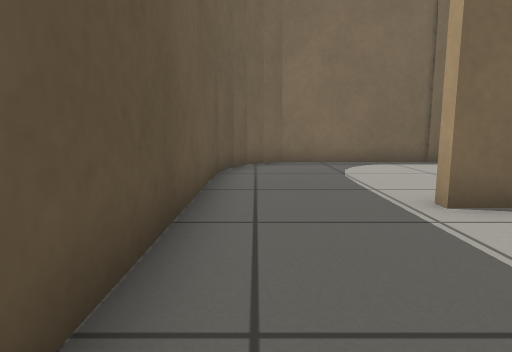
view 1 (above)

13 first-person views from a walk through a robot-simulator world made for Gazebo. The camera is 0.5 m above the floor, tilts 8° down and sees 75° across. The floor is counted in squares, 0.5 m on a side. Each view is taken from the middle of a square. On the plan, view 1 faces up. The plan holds only what a view shows up to about 12 squares ahead; the rest is blank.

view 2
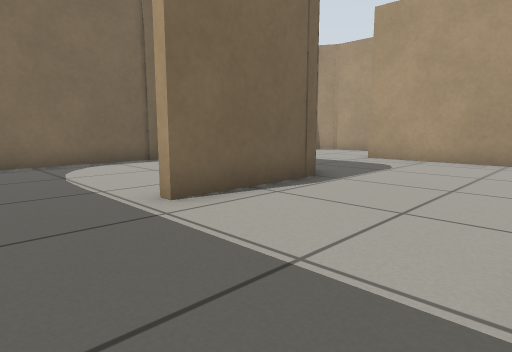

view 3
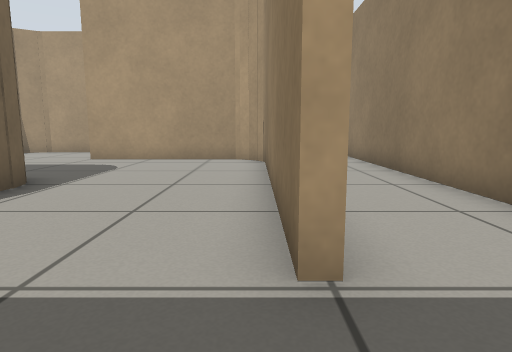

view 4
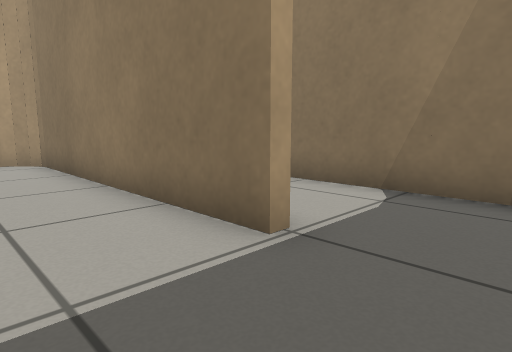

view 5
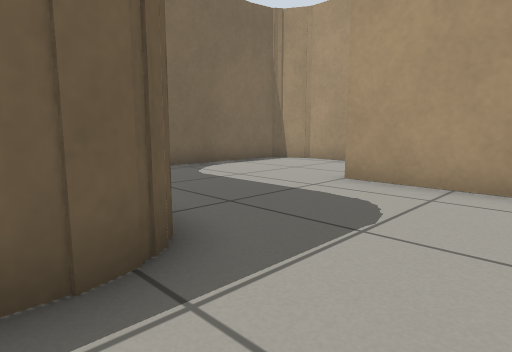

view 6
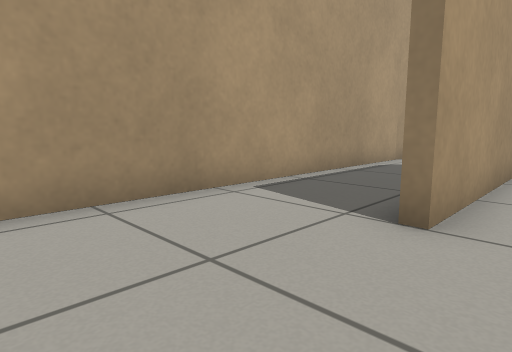

view 7
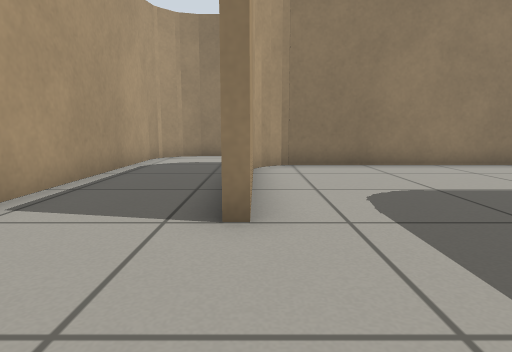

view 8
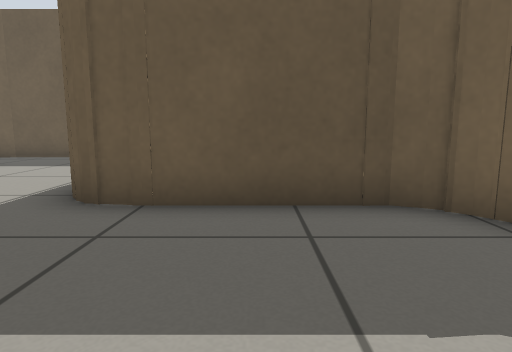

view 9
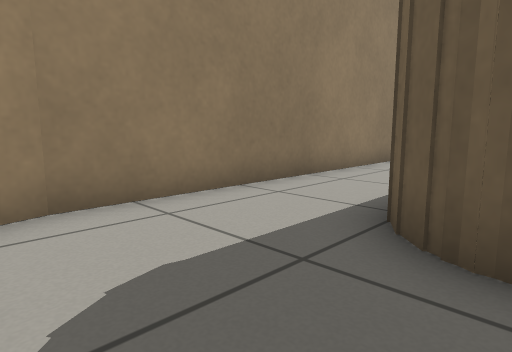

view 10
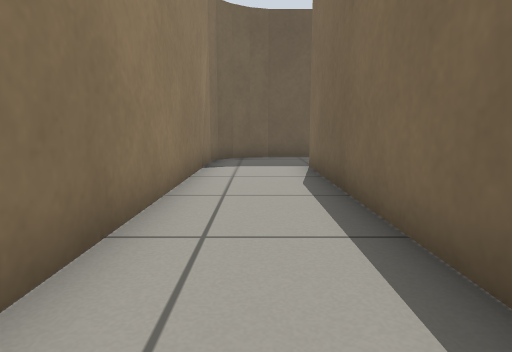

view 11
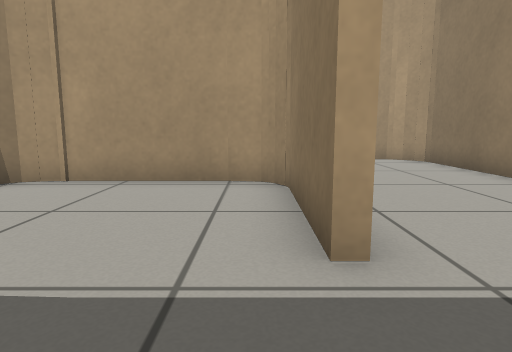

view 12
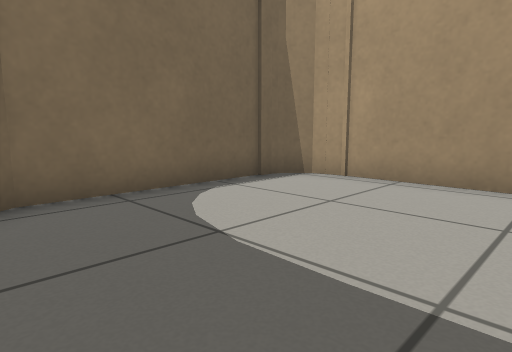

view 13
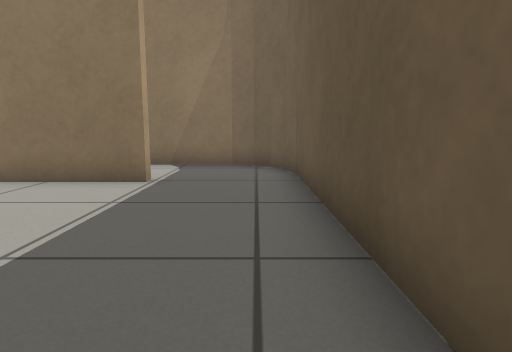

### Floor plan
Points are (right, up) in squares from view 1. A wall is a line through its corners. A room is listed if a view was taken in it or the views show most of it. See-through windows are left out.
Room 1 (views 1, 2, 3, 4, 5, 6, 7, 8, 9, 10)
walls: (6.3, 4.3) (5.6, 4.1); (9.2, -0.6) (2, -0.6); (6, 4.1) (2.4, 4.1); (6.6, 4.7) (6.1, 4.3); (10.6, -0.1) (11.1, 0.4) (11.1, 5.5); (11.4, 0.7) (11.2, -0.1) (10.4, -0.5); (11.2, 0.2) (10.9, -0.2); (11.4, 0.6) (11.1, 0.1); (6.7, 5.8) (6.6, 4.8) (6.4, 4.5) (5.8, 4.1); (2, -0.3) (10.1, -0.3); (6.9, 9.1) (6.7, 8.8) (6.7, 5.4); (13, -3.4) (13.7, -3.2) (14.3, -2.6) (14.5, -1.9); (14.5, -2) (14.5, 9) (14, 9.7) (13.7, 9.9); (7.6, 9.8) (7.2, 9.5); (0.6, -3.4) (13.1, -3.4); (-0.9, 4.5) (-0.9, -1.6); (13, 10.1) (9.8, 10.1); (-0.9, -1.5) (-0.7, -2.2) (-0.4, -2.8) (0, -3.2) (0.8, -3.4); (13.9, 9.9) (12.9, 10.1)
ways out: opening at (1, 4) to room 2
Room 2 (views 11, 12, 13)
walls: (2.4, 4.4) (5.7, 4.4) (6.3, 4.7) (6.4, 5.6); (6.4, 5.5) (6.4, 8.7) (6.3, 9.4) (5.6, 10.1) (0.8, 10.1) (0.2, 9.8); (0.3, 9.8) (-0.3, 9.3); (-0.2, 9.3) (-0.6, 8.7); (-0.9, 7.7) (-0.9, 4.5); (-0.5, 8.9) (-0.9, 7.6)
ways out: opening at (1, 4) to room 1

Where each view was taken, in squares from view 1:
view 1: 0 up, 0 right, facing up
view 2: 0 up, 0 right, facing up-right
view 3: 0 up, 0 right, facing right
view 4: 2 up, 0 right, facing down-right
view 5: 2 up, 5 right, facing up-right
view 6: 9 up, 10 right, facing down-right
view 7: 9 up, 11 right, facing down
view 8: 7 up, 11 right, facing left
view 9: 1 up, 14 right, facing down-left
view 10: 2 down, 11 right, facing left
view 11: 5 up, 0 right, facing right
view 12: 5 up, 0 right, facing up-right
view 13: 6 up, 0 right, facing down
